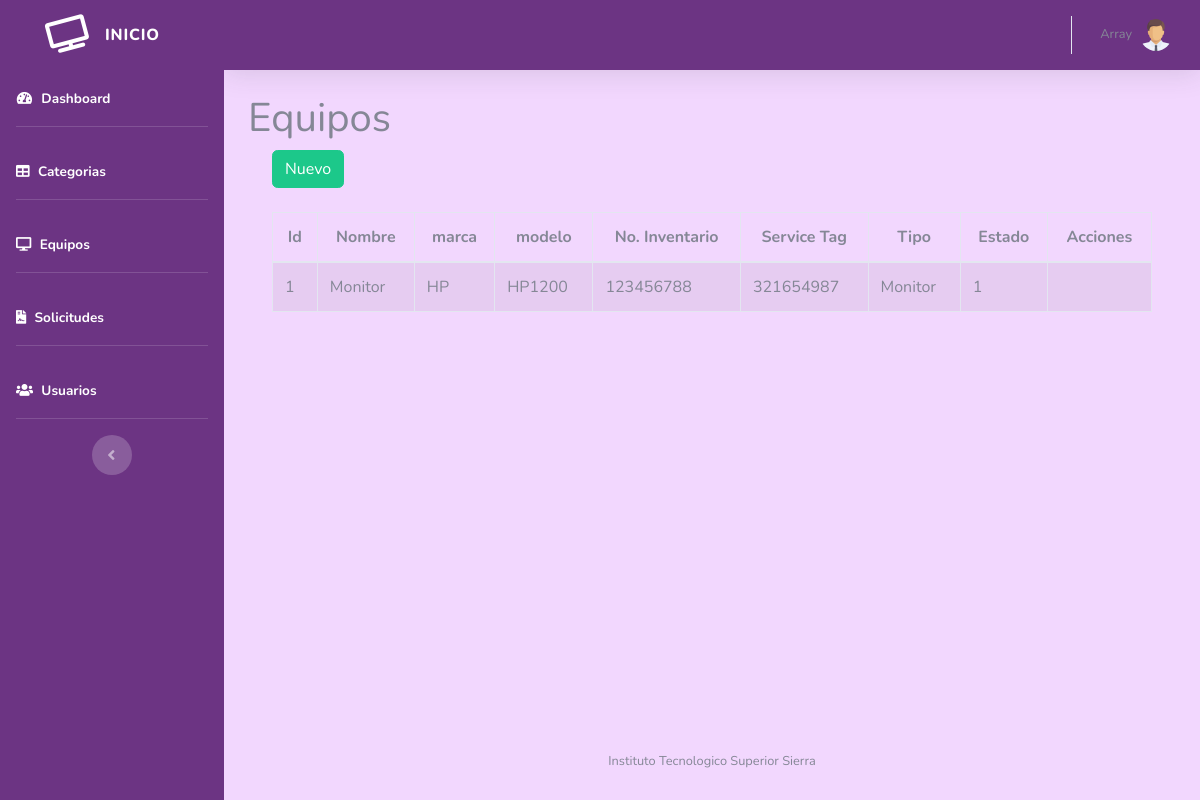
Screenshot of /dashboard/equipos.php (signed in) with the database file from the repository.
### tables this page shows
CREATE TABLE `equipos` (
  `id` int(11) NOT NULL,
  `nombre` varchar(50) NOT NULL,
  `marca` varchar(50) NOT NULL,
  `modelo` varchar(50) NOT NULL,
  `num_inventario` varchar(50) NOT NULL,
  `servicetag` varchar(50) NOT NULL,
  `tipo` varchar(50) NOT NULL,
  `estado` int(11) NOT NULL
);

### dashboard/equipos.php (the view, shortened to what this page needs)
<?php require_once "vistas/parte_superior.php"?>
<div class="container">
    <h1>Equipos</h1>
 <?php
$objeto = new Conexion();
$conexion = $objeto->Conectar();
$consulta = "SELECT id, nombre, marca, modelo, num_inventario, servicetag, tipo, estado FROM equipos";
$resultado = $conexion->prepare($consulta);
$resultado->execute();
$data=$resultado->fetchAll(PDO::FETCH_ASSOC);
?>
<div class="container">
        <div class="row">
            <div class="col-lg-12">
            <button id="btnNuevoE" type="button" class="btn btn-success" data-toggle="modal">Nuevo</button>
            </div>
        </div>
    </div>
    <br>
<div class="container">
        <div class="row">
                <div class="col-lg-12">
                    <div class="table-responsive">
                        <table id="tablaEquipos" class="table table-striped table-bordered table-condensed" style="width:100%">
                        <thead class="text-center">
                            <tr>
                                <th>Id</th>
                                <th>Nombre</th>
                                <th>marca</th>
                                <th>modelo</th>
                                <th>No. Inventario</th>
                                <th>Service Tag</th>
                                <th>Tipo</th>
                                <th>Estado</th>
                                <th>Acciones</th>
                            </tr>
                        </thead>
                        <tbody>
                            <?php
                            foreach($data as $dat) {
                            ?>
                            <tr>
                                <td><?php echo $dat['id'] ?></td>
                                <td><?php echo $dat['nombre'] ?></td>
                                <td><?php echo $dat['marca'] ?></td>
                                <td><?php echo $dat['modelo'] ?></td>
                                <td><?php echo $dat['num_inventario'] ?></td>
                                <td><?php echo $dat['servicetag'] ?></td>
                                <td><?php echo $dat['tipo'] ?></td>
                                <td><?php echo $dat['estado'] ?></td>
                                <td></td>
                            </tr>
                            <?php
                                }
                            ?>
                        </tbody>
                       </table>
                    </div>
                </div>
        </div>
    </div>
</div>
<?php require_once "vistas/parte_inferior.php"?>

### rows the page displays
equipos: id "1", nombre "Monitor", marca "HP", modelo "HP1200", num_inventario "123456788", servicetag "321654987", tipo "Monitor", estado "1"

### other values shown
$_SESSION["s_usuario"] "Array"
